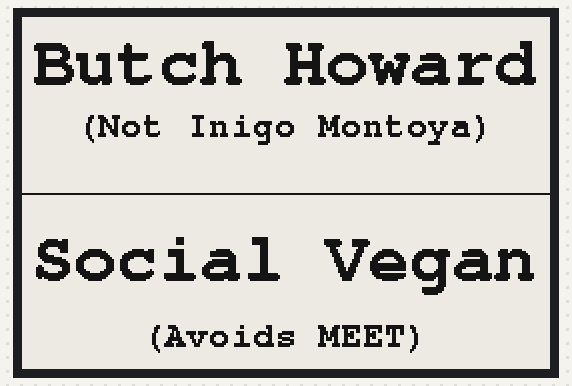
Bench run of a sketch on a simulated Arduino Uno, built for the host (arithmetic inside an expression is 32-bit, double 64-bit). Shown: 264×176 one-colour display. What the sketch prints to the serial monitor is not drawn.

Above: at 2.4 s.

The sketch:

epd_badge.ino
```cpp
#include <GxEPD2_BW.h>
#include <Fonts/FreeMonoBold9pt7b.h>
#include <Fonts/FreeMonoBold18pt7b.h>

GxEPD2_BW<GxEPD2_270, GxEPD2_270::HEIGHT> display(GxEPD2_270(/*CS=15*/ SS, /*DC=4*/ 4, /*RST=5*/ 5, /*BUSY=16*/ 16));

void setup()
{
  Serial.begin(115200);
  Serial.println();
  Serial.println("setup");
  delay(100);
  display.init(115200);

  nameTag();

  delay(1000);
  Serial.println("setup done");
}

void loop()
{
}

const char butchHoward[] = "Butch Howard";
const char notInigo[] = "(Not Inigo Montoya)";

void writeName()
{
  display.setFont(&FreeMonoBold18pt7b);
  int16_t tbxName, tbyName;
  uint16_t tbwName, tbhName;
  display.getTextBounds(butchHoward, 0, 0, &tbxName, &tbyName, &tbwName, &tbhName);
  uint16_t xName = ((display.width() - tbwName) / 2) - tbxName;
  uint16_t yName = ((display.height() - tbhName) / 2) - tbhName - tbhName;
  display.setCursor(xName, yName);
  display.print(butchHoward);


  display.setFont(&FreeMonoBold9pt7b);
  int16_t tbxInigo, tbyInigo;
  uint16_t tbwInigo, tbhInigo;
  display.getTextBounds(notInigo, 0, 0, &tbxInigo, &tbyInigo, &tbwInigo, &tbhInigo);
  uint16_t xInigo = ((display.width() - tbwInigo) / 2) - tbxInigo;
  uint16_t yInigo = yName + tbhName + 4;
  display.setCursor(xInigo, yInigo);
  display.print(notInigo);
}


const char socialVegan[] = "Social Vegan";
const char avoidsMeet[] = "(Avoids MEET)";

void writeTitle()
{
  display.setFont(&FreeMonoBold18pt7b);
  int16_t tbxName, tbyName;
  uint16_t tbwName, tbhName;
  display.getTextBounds(socialVegan, 0, 0, &tbxName, &tbyName, &tbwName, &tbhName);
  uint16_t xName = ((display.width() - tbwName) / 2) - tbxName;
  uint16_t yName = ((display.height() - tbhName) / 2) + tbhName + tbhName;
  display.setCursor(xName, yName);
  display.print(socialVegan);

  display.setFont(&FreeMonoBold9pt7b);
  int16_t tbxTag, tbyTag;
  uint16_t tbwTag, tbhTag;
  display.getTextBounds(avoidsMeet, 0, 0, &tbxTag, &tbyTag, &tbwTag, &tbhTag);
  uint16_t xTag = ((display.width() - tbwTag) / 2) - tbxTag;
  uint16_t yTag = yName + tbhName + 4;
  display.setCursor(xTag, yTag);
  display.print(avoidsMeet);
}


void nameTag()
{
  display.setFullWindow();
  display.setRotation(1);
  display.setTextColor(GxEPD_BLACK);
  display.fillScreen(GxEPD_WHITE);

  writeName();
  display.drawLine(0, display.height()/2, display.width(), display.height()/2, GxEPD_BLACK);
  writeTitle();

  display.display();
}
```
